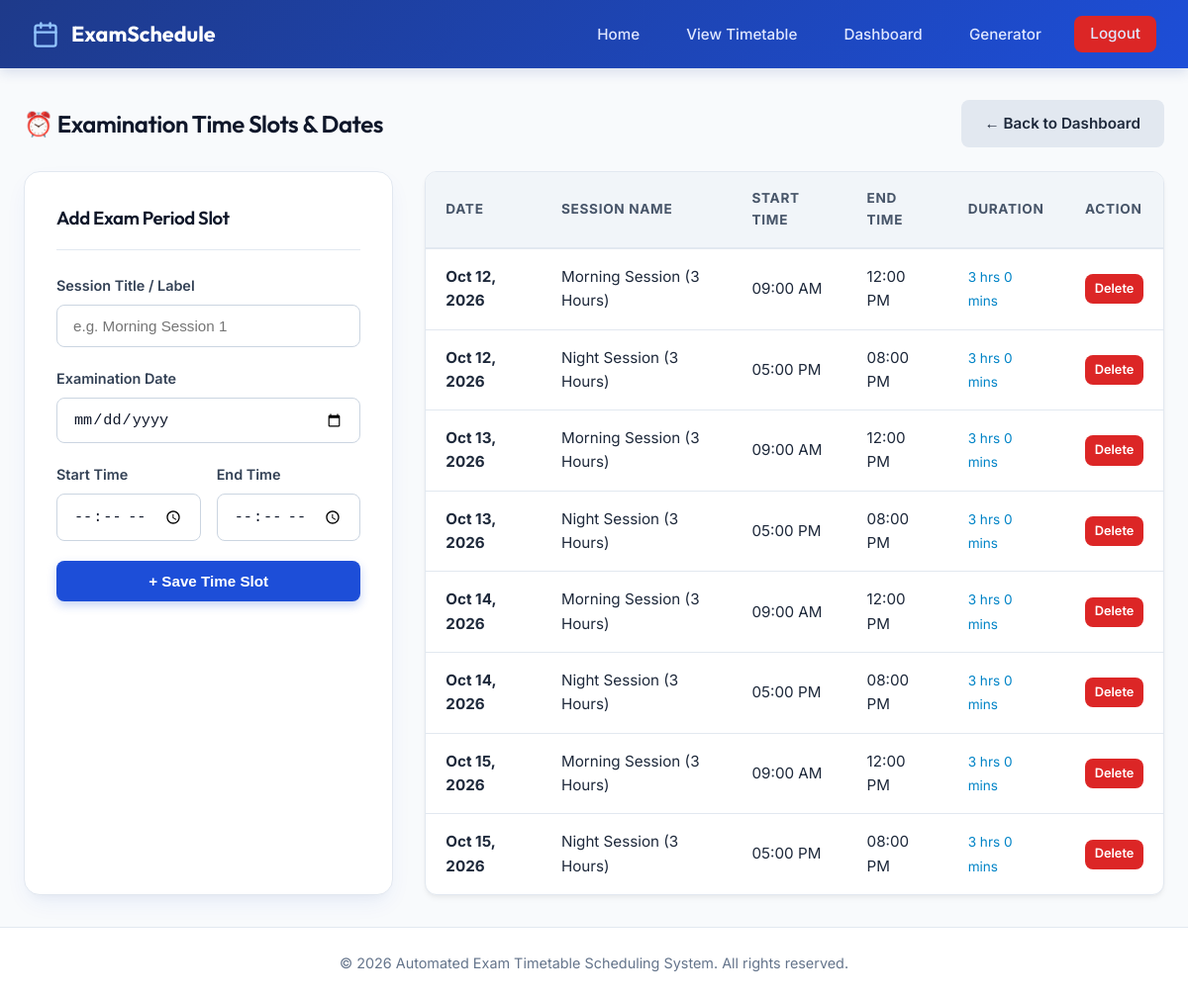
Page /admin/register_period.php (signed in) on the earlier database version.
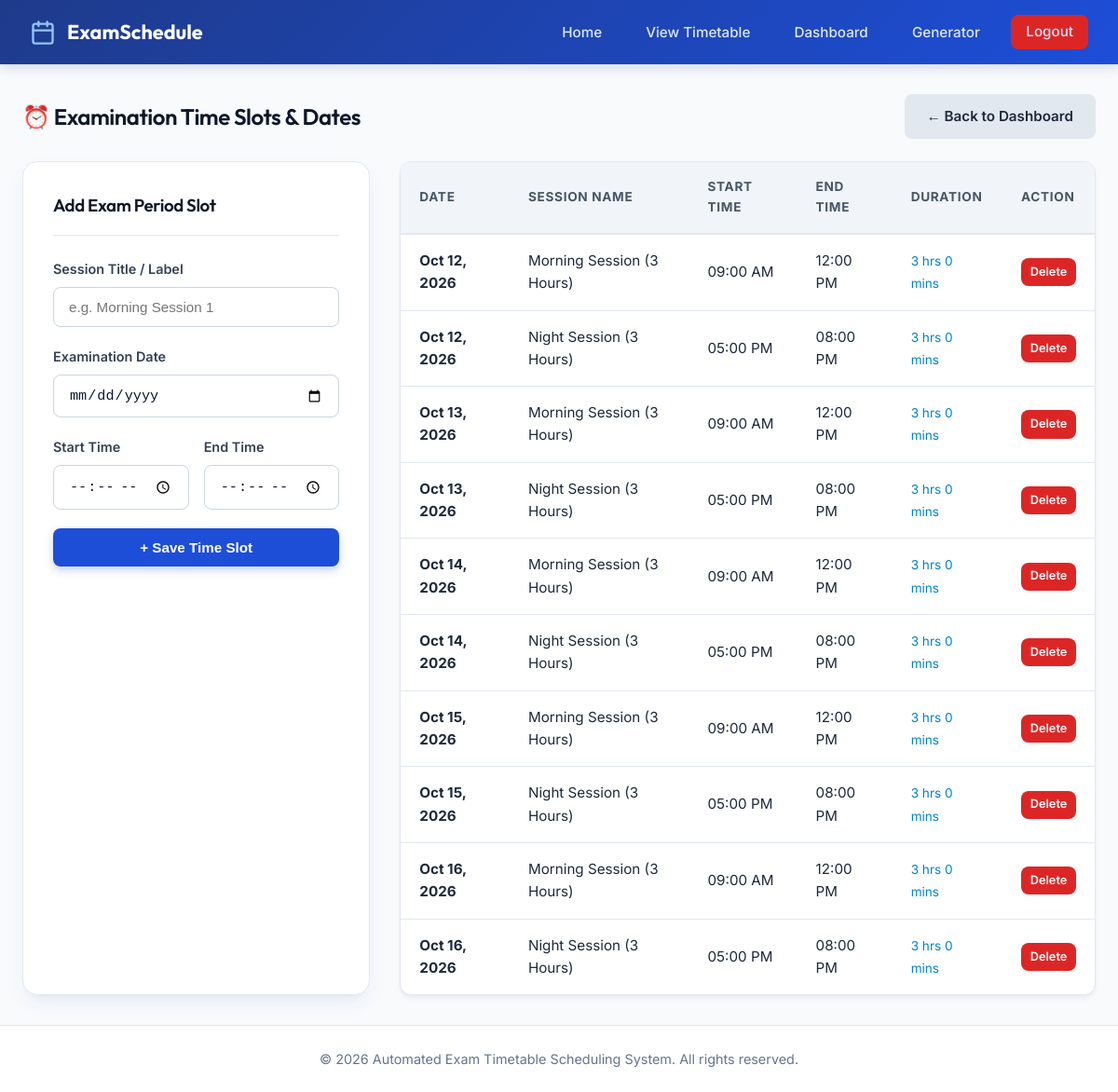
Same page on the later database version.
### tables this page shows
CREATE TABLE IF NOT EXISTS `periods` (
  `id` INT AUTO_INCREMENT PRIMARY KEY,
  `period_name` VARCHAR(100) NOT NULL,
  `exam_date` DATE NOT NULL,
  `start_time` TIME NOT NULL,
  `end_time` TIME NOT NULL,
  `created_at` TIMESTAMP DEFAULT CURRENT_TIMESTAMP
);

### admin/register_period.php (the view, shortened to what this page needs)
<?php
require_once '../includes/db.php';
$periods = $pdo->query("SELECT * FROM periods ORDER BY exam_date ASC, start_time ASC")->fetchAll();
require_once '../includes/header.php';
?>
<div style="display: flex; justify-content: space-between; align-items: center; margin-bottom: 1.5rem;">
  <h2>⏰ Examination Time Slots & Dates</h2>
  <a href="dashboard.php" class="btn btn-secondary">&larr; Back to Dashboard</a>
</div>
<div style="display: grid; grid-template-columns: 1fr 2fr; gap: 2rem;">
  <div class="form-card" style="margin: 0;">
    <div class="form-header">
      <h3>Add Exam Period Slot</h3>
    </div>
    <form action="register_period.php" method="POST">
      <div class="form-group">
        <label for="period_name">Session Title / Label</label>
        <input type="text" id="period_name" name="period_name" class="form-control" placeholder="e.g. Morning Session 1" required>
      </div>
      <div class="form-group">
        <label for="exam_date">Examination Date</label>
        <input type="date" id="exam_date" name="exam_date" class="form-control" required>
      </div>
      <div class="form-grid-2">
        <div class="form-group">
          <label for="start_time">Start Time</label>
          <input type="time" id="start_time" name="start_time" class="form-control" required>
        </div>
        <div class="form-group">
          <label for="end_time">End Time</label>
          <input type="time" id="end_time" name="end_time" class="form-control" required>
        </div>
      </div>
      <button type="submit" name="add_period" class="btn btn-primary" style="width: 100%;">+ Save Time Slot</button>
    </form>
  </div>
  <div class="table-responsive">
    <table class="custom-table">
      <thead>
        <tr>
          <th>Date</th>
          <th>Session Name</th>
          <th>Start Time</th>
          <th>End Time</th>
          <th>Duration</th>
          <th>Action</th>
        </tr>
      </thead>
      <tbody>
        <?php if (!empty($periods)): ?>
          <?php foreach ($periods as $p): ?>
            <?php
              $start = new DateTime($p['start_time']);
              $end = new DateTime($p['end_time']);
              $duration = $start->diff($end)->format('%h hrs %i mins');
            ?>
            <tr>
              <td><strong><?php echo date('M d, Y', strtotime($p['exam_date'])); ?></strong></td>
              <td><?php echo htmlspecialchars($p['period_name']); ?></td>
              <td><?php echo date('h:i A', strtotime($p['start_time'])); ?></td>
              <td><?php echo date('h:i A', strtotime($p['end_time'])); ?></td>
              <td><span style="font-size: 0.85rem; color: var(--accent-info);"><?php echo $duration; ?></span></td>
              <td>
                <a href="register_period.php?delete=<?php echo $p['id']; ?>" onclick="return confirmDelete('Delete this time slot?');" class="btn btn-danger" style="padding: 0.3rem 0.6rem; font-size: 0.8rem;">Delete</a>
              </td>
            </tr>
          <?php endforeach; ?>
        <?php else: ?>
          <tr>
            <td colspan="6" style="text-align: center; color: var(--text-muted);">No exam time slots created yet.</td>
          </tr>
        <?php endif; ?>
      </tbody>
    </table>
  </div>
</div>
<?php require_once '../includes/footer.php'; ?>

Differences in the rows shown:
added periods: exam_date "Oct 16, 2026", period_name "Morning Session (3 Hours)", start_time "09:00 AM", end_time "12:00 PM", duration "3 hrs 0 mins"
added periods: exam_date "Oct 16, 2026", period_name "Night Session (3 Hours)", start_time "05:00 PM", end_time "08:00 PM", duration "3 hrs 0 mins"
